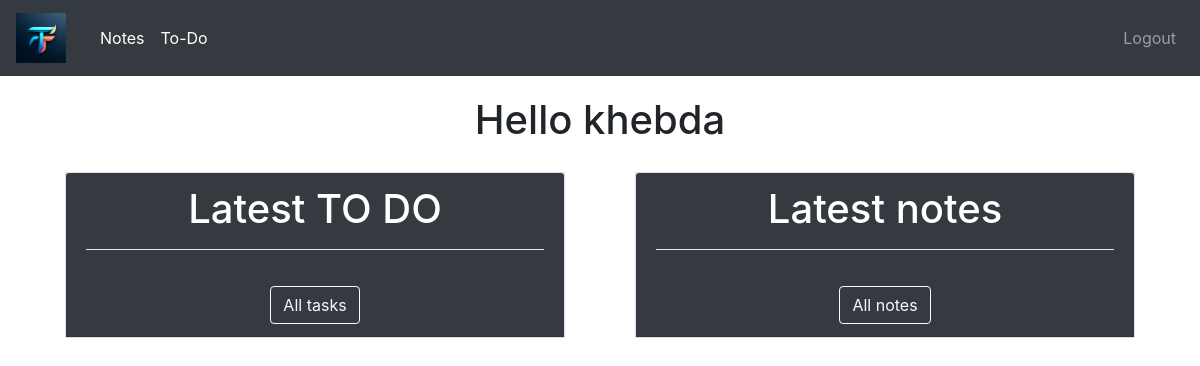
/ (signed in), run on an earlier commit of the app's database.
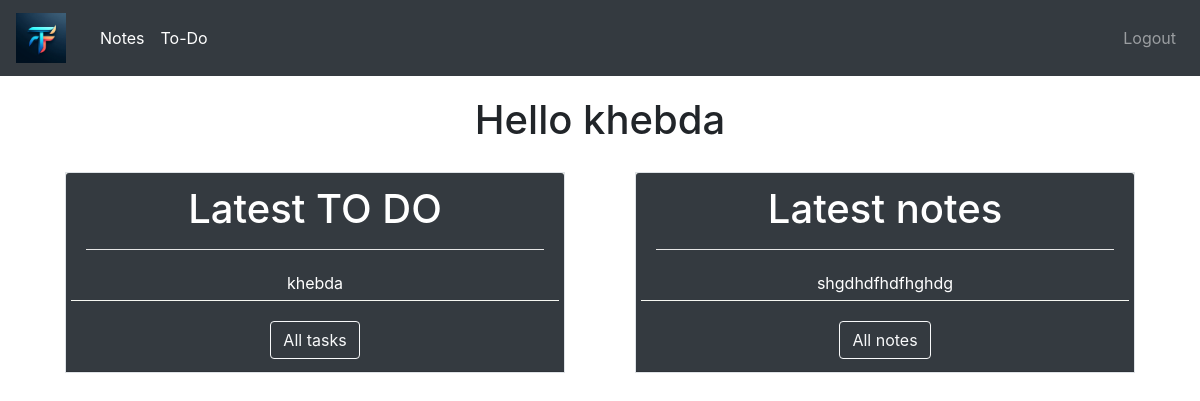
And on a later commit of the database.
### website/models.py (models this page shows)
class Task(db.Model):
    id = db.Column(db.Integer, primary_key=True)
    text = db.Column(db.String)
    date = db.Column(db.DateTime(timezone=True), default=db.func.now())# sql dodaje date automatycznie za nas
    user_id = db.Column(db.Integer, db.ForeignKey('user.id'))# przypisujemy zadanie do użytkownika o danym id// w sql repreznetacja klasy User to user
    priority = db.Column(db.String(100))
    checked = db.Column(db.Boolean)

class Note(db.Model):
    id = db.Column(db.Integer, primary_key=True)
    text = db.Column(db.String)
    color = db.Column(db.String)
    user_id = db.Column(db.Integer, db.ForeignKey('user.id'))
    date = db.Column(db.DateTime(timezone=True), default=db.func.now())

### website/views.py (the view)
@views.route("/")
@login_required
def home():
    user_notes = Note.query.filter_by(user_id=current_user.id).order_by(desc(Note.date)).all()# sortujemy po dacie dodania
    user_todos = Task.query.filter_by(user_id=current_user.id).order_by(desc(Task.date)).all()
    return render_template("index.html", user=current_user, notes=user_notes, todos=user_todos)

### website/__init__.py (called while the page is built)
def create_app():
    app = Flask(__name__)
    app.secret_key = 'thisissecretkey'
    app.config['SQLALCHEMY_DATABASE_URI'] = f'sqlite:///{DB_NAME}'
    db.init_app(app)
    from .views import views
    from .auth import auth
    app.register_blueprint(views, url_prefix='/')
    app.register_blueprint(auth, url_prefix='/')
    from .models import User, Task, Note
    create_database(app)
    login_manager = LoginManager()
    login_manager.login_view = 'auth.login'
    login_manager.init_app(app)
    @login_manager.user_loader
    def load_user(id):
        return User.query.get(int(id))
    admin = Admin(app)
    admin.add_view(ModelView(User, db.session))
    admin.add_view(ModelView(Task, db.session))
    admin.add_view(ModelView(Note, db.session))
    return app

### website/templates/index.html (shortened to what this page needs)
{% extends "base.html" %}
{% block content %}
<div class="container">
    <div class="row">
        <div class="col-md-12">
            <h1 style="text-align: center; margin-top: 20px;">Hello {{ current_user.username }}</h1>
        </div>
    </div>
    <div class="row">
        <div class="col-md-6">
            <div class="border border-muted" style="margin: 20px; background-color: #f6f7f2;">
                <div class="card-header bg-dark text-white">
                    <div style="text-align: center;">
                        <h1> Latest TO DO</h1>
                        <hr style="background-color: white;">
                        {% for task in todos[:7] %}
                        <div class="row" style="border-bottom: 1px solid #f6f7f2; align-items: center; padding: 5px;">
                            <div class="col-12">
                                {{ task.text }}
                            </div>
                        </div>
                        {% endfor %}
                        <a href="{{ url_for('views.todo') }}" class="btn btn-outline-light" style="margin-top: 20px;">All tasks</a>
                    </div>
                </div>
            </div>
        </div>
        <div class="col-md-6">
            <div class="border border-muted" style="margin: 20px; background-color: #f6f7f2;">
                <div class="card-header bg-dark text-white">
                    <div style="text-align: center;">
                        <h1> Latest notes </h1>
                        <hr style="background-color: white;">
                        {% for note in notes[:7] %}
                        <div class="row" style="border-bottom: 1px solid #f6f7f2; align-items: center; padding: 5px;">
                            <div class="col-12">
                                {{ note.text }}
                            </div>
                        </div>
                        {% endfor %}
                        <a href="{{ url_for('views.notes') }}" class="btn btn-outline-light" style="margin-top: 20px;">All notes</a>
                    </div>
                </div>
            </div>
        </div>
    </div>
</div>
{% endblock %}

What changed in the data, as far as the page shows it:
added Task: text "khebda"
added Note: text "shgdhdfhdfhghdg"
